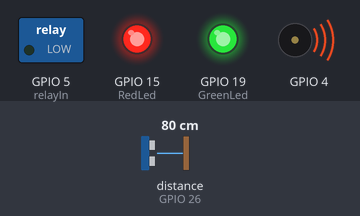
The sketch below on a simulated ESP32. Parts: switched loads named in the sketch (green lamp = pin HIGH), output pins drawn as LEDs (lit = HIGH), buzzer (waves = sounding). Wiring (inferred from the names in the program): ultrasonic range finder: trigger GPIO 27; echo GPIO 26. The test bench sets the inputs (shaded band); at power-on: distance to the obstacle (sensor on GPIO 26) 80 cm. The echo pulse lasts 58.3 µs per cm; WiFi joins after 1.5 s; servers stay silent unless stated; no MQTT or app messages arrive unless stated; pins used as bus, display or sensor lines are not drawn; what the sketch prints to the serial monitor is not drawn.

Above: at 3.2 s.
3.3 s: distance to the obstacle (sensor on GPIO 26) set to 2 cm
At 4.8 s:
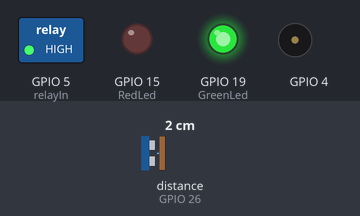
8.5 s: distance to the obstacle (sensor on GPIO 26) set to 72 cm
10.0 s: distance to the obstacle (sensor on GPIO 26) set to 81 cm
At 10.4 s:
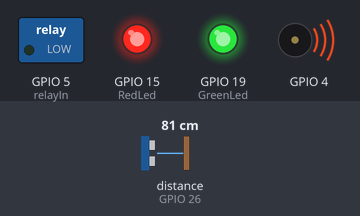
11.5 s: distance to the obstacle (sensor on GPIO 26) set to 18 cm
At 12.4 s:
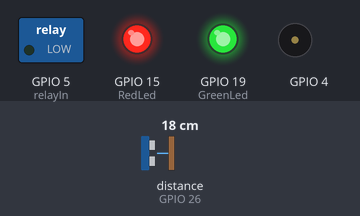
Timing chart, 0 to 14.5 s (numbered marks = the images above; inputs shaded):
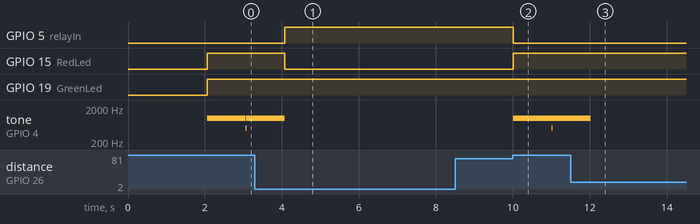

The sketch:

WaterLevelMonitoring.ino
```cpp
#define trig_pin 27
#define echo_pin 26
#define GreenLed 19
#define RedLed 15
#define relayIn 5

#include <ArduinoJson.h>
#include <WiFi.h>
#include <BlynkSimpleEsp32.h>
#include "PubSubClient.h"

char ssid[] = "nyrua";
char pass[] = "12345678";
BlynkTimer timer;

int interval = 0;

const char* mqtt_server = "192.168.84.132";
long lastMsg = 0;
char msg[50];
int value = 0;

WiFiClient espClient;
PubSubClient client(espClient);

//Set Water Level Distance in CM
float waterDistance() {
  digitalWrite(trig_pin, LOW);
  delayMicroseconds(2);

  digitalWrite(trig_pin, HIGH);
  delayMicroseconds(10);
  digitalWrite(trig_pin, LOW);

  // Determine distance from duration
  // Use 343 metres per second as speed of sound
  // Divide by 1000 as we want millimeters
  long duration = pulseIn(echo_pin, HIGH);
  float distance = ((duration / 2) * 0.343) / 10;
  return distance;
}

void waterStatus() {
  float distance = waterDistance();
    if (distance <= 10) {
      Serial.println("Air Penuh");
      digitalWrite(relayIn, HIGH);
      digitalWrite(RedLed, LOW);
      stopTone();
    } else if (distance >= 75) {
      Serial.println("Air habis");
      digitalWrite(relayIn, LOW);
      digitalWrite(RedLed, HIGH);
      playTone();
    } else {
      Serial.println("Level Normal");
      stopTone();
    }
}

void playTone() {
  ledcWriteTone(0, 1000);
  delay(1000);
  ledcWriteTone(0, 500);
}

void stopTone() {
  ledcWriteTone(0, 0);
}

void setupWiFi() {
  WiFi.begin(ssid, pass);
  while (WiFi.status() != WL_CONNECTED) {
    delay(1000);
    Serial.println("Connecting to WiFi...");
  }
  Serial.println("Connected to WiFi");
}

void callback(char* topic, byte* message, unsigned int length) {
  Serial.print("Message arrived on topic: ");
  Serial.print(topic);
  Serial.print(". Message: ");
  String messageTemp;

  for (int i = 0; i < length; i++) {
    Serial.print((char)message[i]);
    messageTemp += (char)message[i];
  }
  Serial.println();

  if (String(topic) == "control/all") {
    StaticJsonDocument<200> doc;
    deserializeJson(doc, messageTemp);
    int state_relay = doc["state_relay"];
      if (state_relay == 1) {
        digitalWrite(relayIn, LOW);
        digitalWrite(RedLed, HIGH);
      } else {
        digitalWrite(relayIn, HIGH);
        digitalWrite(RedLed, LOW);
      }
  }
}

void reconnect() {
  // Loop until we're reconnected
  while (!client.connected()) {
    Serial.print("Attempting MQTT connection...");
    // Attempt to connect
    if (client.connect("ESP8266Client")) {
      Serial.println("connected");
      // Subscribe
      client.subscribe("sensors/all");
      client.subscribe("control/all");
    } else {
      Serial.print("failed, rc=");
      Serial.print(client.state());
      Serial.println(" try again in 5 seconds");
      // Wait 5 seconds before retrying
      delay(5000);
    }
  }
}

void setup() {
  // put your setup code here, to run once:
  Serial.begin(115200);
  setupWiFi();
  timer.setInterval(1L, waterStatus);
  pinMode(trig_pin, OUTPUT);
  pinMode(echo_pin, INPUT);
  pinMode(GreenLed, OUTPUT);
  pinMode(RedLed, OUTPUT);
  pinMode(relayIn, OUTPUT);
  ledcSetup(0, 1E5, 12);
  ledcAttachPin(4, 0);
  client.setServer(mqtt_server, 1883);
  client.setCallback(callback);
}

void loop() {
  if (!client.connected()) {
    reconnect();
  }
  client.loop();

  float distance = waterDistance();
  Serial.print("Jarak Air :");
  Serial.println(distance);
  digitalWrite(GreenLed, HIGH);
  if (WiFi.status() != WL_CONNECTED) {
    Serial.println("Koneksi WiFi terputus, mencoba kembali terhubung...");
    setupWiFi();
    digitalWrite(GreenLed, LOW);
  }
  timer.run();

  long now = millis();
  if (now - lastMsg > 2000) {
    lastMsg = now;
    int waterLevelPer = map((int)distance, 100, 0, 0, 100);
    DynamicJsonDocument doc(1024);

    doc["distance"] = distance;
    doc["waterLevelPer"] = waterLevelPer;

    char JSONmessageBuffer[100];
    serializeJson(doc, JSONmessageBuffer, sizeof(JSONmessageBuffer));
    client.publish("sensors/all", JSONmessageBuffer);
  }
}
```

Measured:
- the behaviour switches between 75 and 76 cm on distance to the obstacle (sensor on GPIO 26) (found by bisection; images 1 and 2)
- after the input at 3.3 s, GPIO 5 (relayIn): LOW → HIGH after 0.78 s; GPIO 15 (RedLed): HIGH → LOW after 0.78 s
- after the input at 10.0 s, GPIO 5 (relayIn): HIGH → LOW at once; GPIO 15 (RedLed): LOW → HIGH at once; tone on GPIO 4: silent → 1000 Hz at once, → 500 Hz 1.0 s later, → 1000 Hz 0.01 s later
